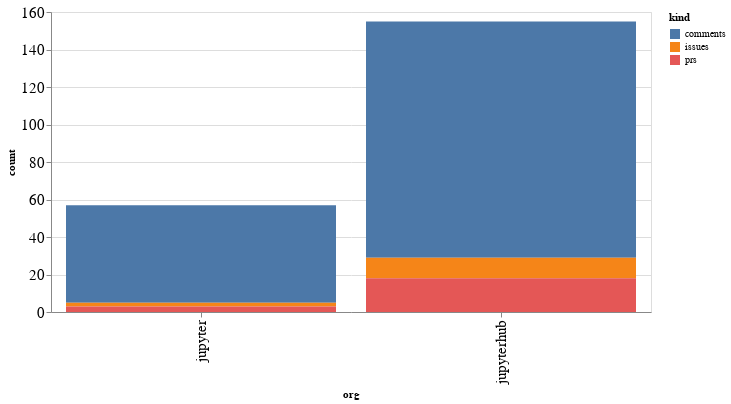

Write notebook code for a chart like this one.
### Code cell
alt.Chart(org_summaries, width=600).mark_bar().encode(
    x='org',
    y='count',
    color='kind',
    tooltip="org"
)

### Figure 1 — Vega-Lite specification as saved in the notebook (floating-point values rounded to 4 significant figures)
{"config": {"axisLeft": {"labelFontSize": 15}, "axisBottom": {"labelFontSize": 15}}, "data": {"name": "data-f729991e0370a224eb96718d0ade36f3"}, "mark": "bar", "encoding": {"color": {"type": "nominal", "field": "kind"}, "tooltip": {"type": "nominal", "field": "org"}, "x": {"type": "nominal", "field": "org"}, "y": {"type": "quantitative", "field": "count"}}, "width": 600, "$schema": "https://vega.github.io/schema/vega-lite/v4.8.1.json", "datasets": {"data-f729991e0370a224eb96718d0ade36f3": [{"org": "jupyter", "kind": "comments", "count": 52}, {"org": "jupyter", "kind": "issues", "count": 2}, {"org": "jupyter", "kind": "prs", "count": 3}, {"org": "jupyterhub", "kind": "comments", "count": 126}, {"org": "jupyterhub", "kind": "issues", "count": 11}, {"org": "jupyterhub", "kind": "prs", "count": 18}]}}
